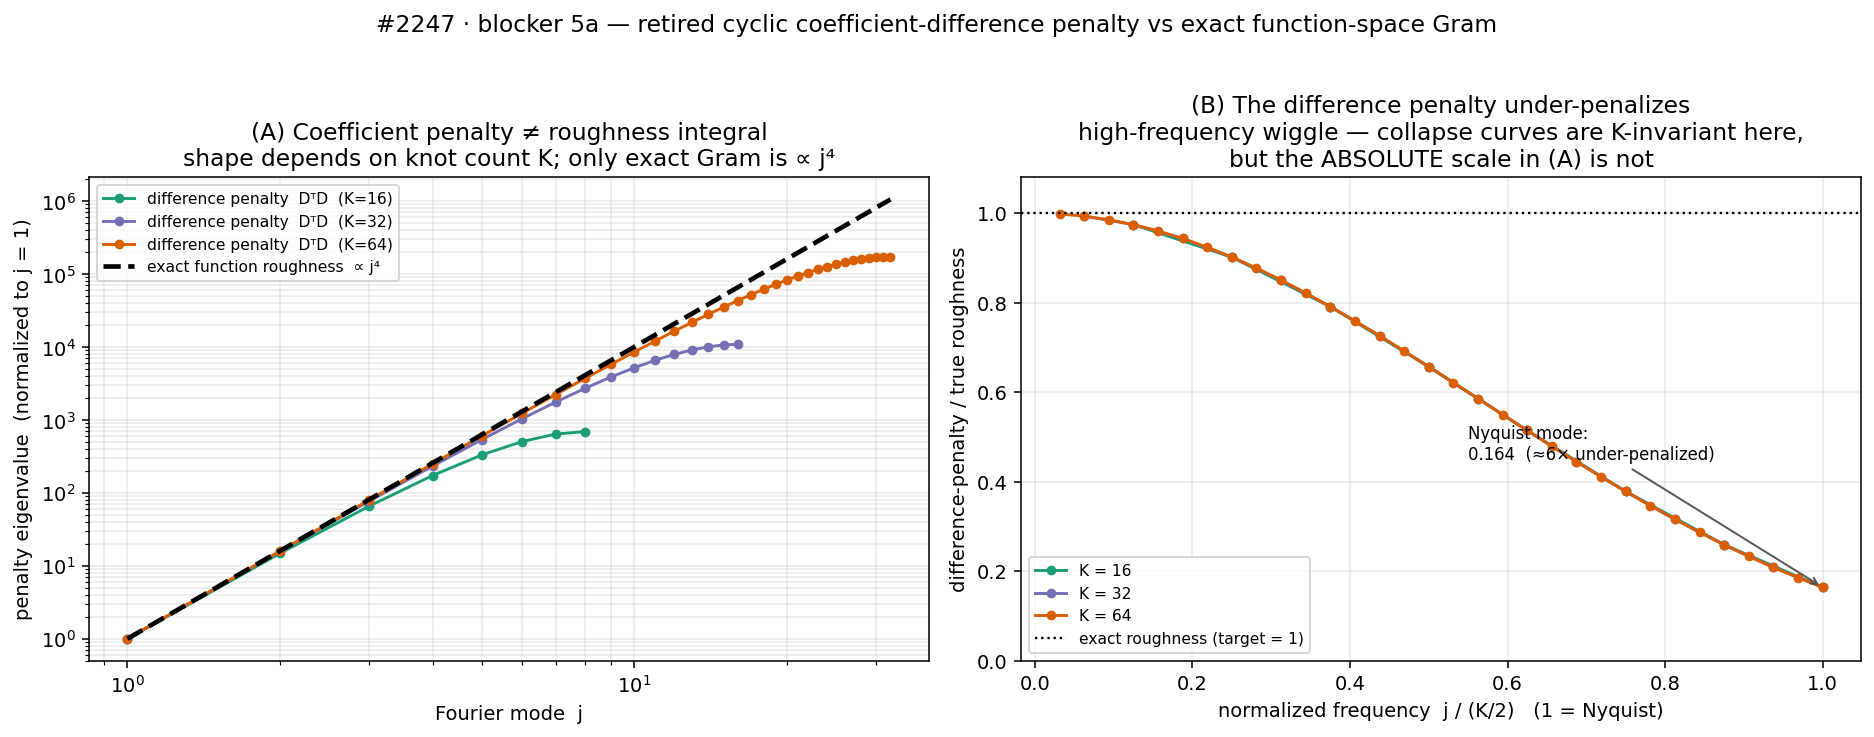

Write Python code to recreate this figure.
"""#2247 blocker-5a evidence: the retired cyclic coefficient-difference penalty
is NOT the roughness integral it claimed to model.

For a uniform periodic lattice of K coefficients, both the discarded
`create_cyclic_difference_penalty_matrix` (S = DᵀD, D = 2nd difference on the
ring) and the true second-derivative roughness operator are circulant, so their
eigenvalues are known in closed form on the Fourier mode e^{i j θ}:

    difference penalty   λ_diff(j) = (2 − 2 cos(2π j / K))²           # DᵀD, raw
    continuum roughness  λ_true(j) ∝ ∫ (f'')² dθ = 2π · j⁴            # exact Gram

The plots below are computed with numpy alone (no gam build). They show the two
SPEC-5 defects of penalizing coefficients instead of the function:
  (A) the difference penalty's whole SCALE depends on knot density K, and its
      SHAPE across modes deviates from j⁴ — so λ̂ lands on a K-dependent scale;
  (B) relative to the true roughness of each Fourier mode, the difference
      penalty progressively UNDER-penalizes high-frequency wiggle, collapsing to
      ~0.16 at the Nyquist mode — a 6× error exactly where roughness matters.

The fix routes every periodic 1-D Duchon term to `build_periodic_duchon_basis_1d`,
whose penalty ω = zᵀ K_centers z is the exact function-space Gram (the Bernoulli
Green's function of (d²/dx²)^m) — knot-invariant and reparameterization-invariant.
"""

import numpy as np
import matplotlib

matplotlib.use("Agg")
import matplotlib.pyplot as plt


def diff_penalty_eigs(K):
    """Eigenvalues of DᵀD (2nd cyclic difference) for K ring coefficients."""
    j = np.arange(K)
    return (2.0 - 2.0 * np.cos(2.0 * np.pi * j / K)) ** 2


def true_roughness_eigs(K):
    """Continuum ∫(f'')² per Fourier mode j, up to the shared 2π factor: j⁴."""
    j = np.arange(K)
    return (j.astype(float)) ** 4


fig, (axA, axB) = plt.subplots(1, 2, figsize=(13.5, 5.2))

# ---- Panel A: spectra, normalized to the fundamental (j=1) to compare SHAPE ----
Ks = [16, 32, 64]
colors = ["#1b9e77", "#7570b3", "#d95f02"]
for K, c in zip(Ks, colors):
    j = np.arange(1, K // 2 + 1)
    ld = diff_penalty_eigs(K)[1 : K // 2 + 1]
    ld = ld / ld[0]
    axA.loglog(j, ld, "o-", color=c, ms=4, lw=1.5,
               label=f"difference penalty  DᵀD  (K={K})")

jt = np.arange(1, 33)
lt = jt.astype(float) ** 4
lt = lt / lt[0]
axA.loglog(jt, lt, "k--", lw=2.4, label="exact function roughness  ∝ j⁴")
axA.set_xlabel("Fourier mode  j")
axA.set_ylabel("penalty eigenvalue  (normalized to j = 1)")
axA.set_title("(A) Coefficient penalty ≠ roughness integral\n"
              "shape depends on knot count K; only exact Gram is ∝ j⁴")
axA.legend(fontsize=8, loc="upper left")
axA.grid(True, which="both", alpha=0.25)

# ---- Panel B: relative under-penalization vs the true continuum operator ------
for K, c in zip(Ks, colors):
    j = np.arange(1, K // 2 + 1)
    x = 2.0 * np.pi * j / K           # discrete angular frequency
    # h-normalized difference eigenvalue vs true x⁴ (continuum): ratio → 1 low-freq
    ratio = ((2.0 - 2.0 * np.cos(x)) ** 2) / (x ** 4)
    axB.plot(j / (K / 2.0), ratio, "o-", color=c, ms=4, lw=1.5,
             label=f"K = {K}")

axB.axhline(1.0, color="k", ls=":", lw=1.2, label="exact roughness (target = 1)")
nyq = 16.0 / np.pi ** 4
axB.annotate(f"Nyquist mode:\n{nyq:.3f}  (≈6× under-penalized)",
             xy=(1.0, nyq), xytext=(0.55, 0.45), fontsize=8.5,
             arrowprops=dict(arrowstyle="->", color="#555"))
axB.set_xlabel("normalized frequency  j / (K/2)   (1 = Nyquist)")
axB.set_ylabel("difference-penalty / true roughness")
axB.set_title("(B) The difference penalty under-penalizes\n"
              "high-frequency wiggle — collapse curves are K-invariant here,\n"
              "but the ABSOLUTE scale in (A) is not")
axB.set_ylim(0, 1.08)
axB.legend(fontsize=8, loc="lower left")
axB.grid(True, alpha=0.25)

fig.suptitle("#2247 · blocker 5a — retired cyclic coefficient-difference penalty vs exact function-space Gram",
             fontsize=12, y=1.01)
fig.tight_layout()
out = "/Users/user/gam/experiments/audit_2247/cyclic_penalty_invariance.png"
fig.savefig(out, dpi=140, bbox_inches="tight")
print("wrote", out)

# ---- numeric summary printed for the issue comment --------------------------
print("\nNyquist-mode penalty / true roughness (should be 1.0 for a function penalty):")
for K in Ks:
    x = np.pi  # j = K/2
    print(f"  K={K:3d}:  {((2-2*np.cos(x))**2)/(x**4):.4f}")
print("\nAbsolute fundamental-mode (j=1) difference eigenvalue — scale drifts with K:")
for K in Ks:
    print(f"  K={K:3d}:  λ_diff(1) = {diff_penalty_eigs(K)[1]:.3e}")
